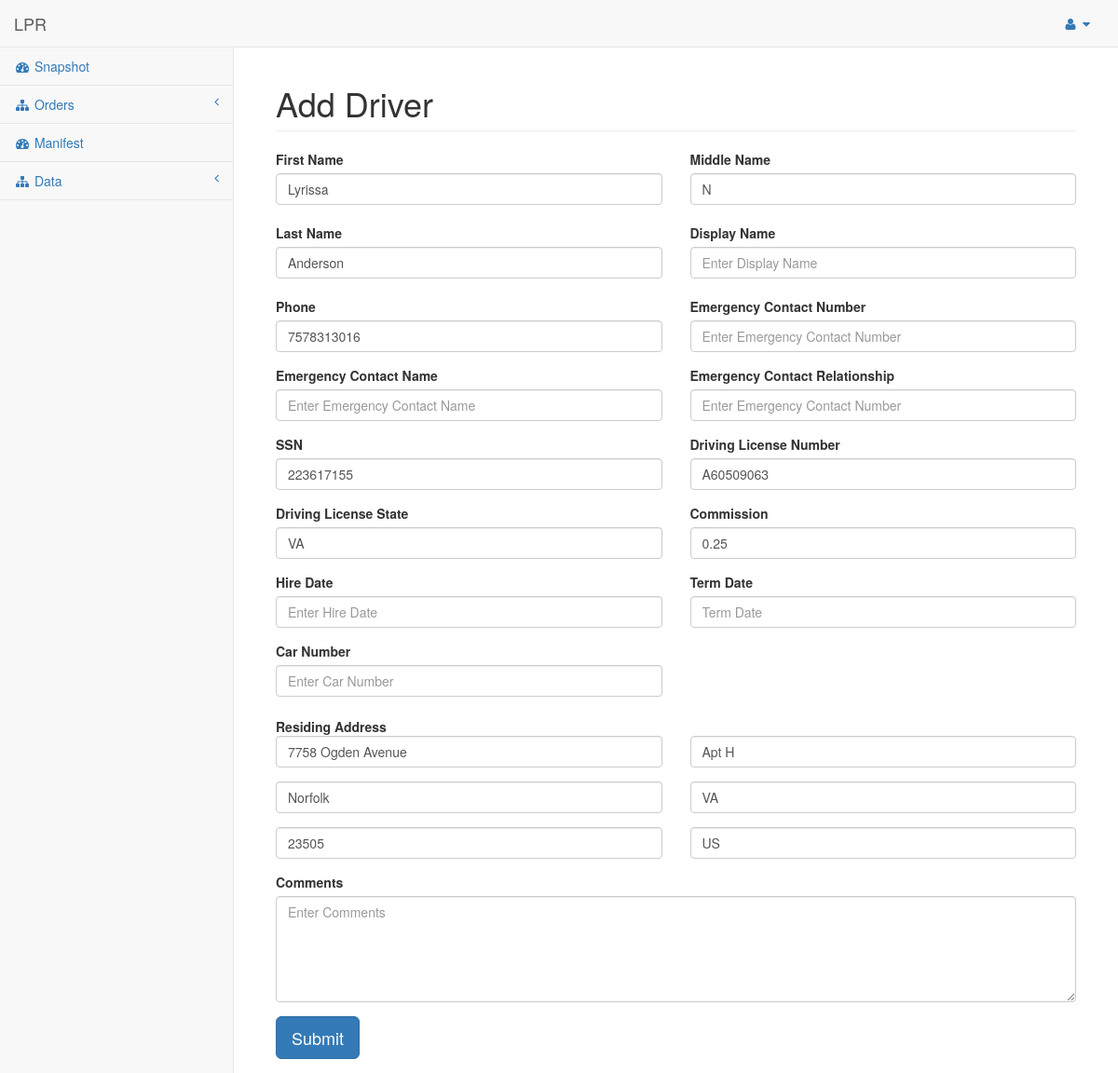
The app's page /pages/adddriver.php?driver_id=1 with its own data.
### tables this page shows
CREATE TABLE `lpr_driver` (
  `driver_id` int(11) NOT NULL,
  `driver_fname` varchar(20) NOT NULL,
  `driver_mname` varchar(20) DEFAULT NULL,
  `driver_lname` varchar(20) NOT NULL,
  `driver_street` varchar(200) DEFAULT NULL,
  `driver_address` varchar(200) DEFAULT NULL,
  `driver_city` varchar(50) DEFAULT NULL,
  `driver_zip` varchar(20) DEFAULT NULL,
  `driver_contact_no` varchar(20) DEFAULT NULL,
  `driver_ssn` varchar(20) DEFAULT NULL,
  `driver_dl_no` varchar(20) DEFAULT NULL,
  `driver_dl_state` varchar(20) DEFAULT NULL,
  `driver_emg_contact` varchar(20) DEFAULT NULL,
  `driver_commision` float DEFAULT NULL,
  `driver_dname` varchar(20) DEFAULT NULL,
  `driver_emg_cname` varchar(20) DEFAULT NULL,
  `driver_emgcontact_relationship` varchar(20) DEFAULT NULL,
  `driver_state` varchar(20) DEFAULT NULL,
  `driver_country` varchar(20) DEFAULT NULL,
  `driver_hiredate` varchar(20) DEFAULT NULL,
  `driver_termdate` varchar(20) DEFAULT NULL,
  `driver_carnumber` varchar(20) DEFAULT NULL,
  `comments` varchar(50) DEFAULT NULL
);

### pages/includes/functions.php (called while the page is built, shortened)
<?php
function select_driver($driver_id){
    global $connection;
    $query_client  = "SELECT * FROM lpr_driver WHERE driver_id = $driver_id" ;
    $result_client = mysqli_query($connection, $query_client);
    if($result = mysqli_fetch_assoc($result_client)) {
        return $result;
    } else {
        return null;
    }
}
?>

### pages/adddriver.php (the view, shortened to what this page needs)
<?php
include("./includes/db_connection.php");
include("./includes/functions.php");
?>
<?php
$update_driver=false;
$first_name="";
$middle_name ="";
$last_name = "";
$display_name ="";
$contact_number ="" ;
$e_contact_number ="";
$e_contact_name ="";
$e_contact_reltion ="";
$dssn = "";
$dl_number ="";
$dl_state ="";
$commision ="";
$street ="";
$address ="";
$city ="";
$state ="";
$zip_code ="";
$country = "";
$dl_hiredate="";
$dl_termdate="";
$dl_carnumber="";
$dl_comments="";
if(isset($_GET['driver_id'])) {
    $update_driver=true;
    $result_client = select_driver($_GET['driver_id']);
    $first_name=$result_client['driver_fname'];
    $middle_name =$result_client['driver_mname'];
    $last_name =$result_client['driver_lname'];
    $display_name =$result_client['driver_dname'];
    $contact_number =$result_client['driver_contact_no'];
    $e_contact_number =$result_client['driver_emg_contact'];
    $e_contact_name =$result_client['driver_emg_cname'];
    $e_contact_reltion =$result_client['driver_emgcontact_relationship'];
    $dssn = $result_client['driver_ssn'];
    $dl_number =$result_client['driver_dl_no'];
    $dl_state =$result_client['driver_dl_state'];
    $commision =$result_client['driver_commision'];
    $street =$result_client['driver_street'];
    $address =$result_client['driver_address'];
    $city =$result_client['driver_city'];
    $state =$result_client['driver_state'];
    $zip_code =$result_client['driver_zip'];
    $country = $result_client['driver_country'];
    $dl_hiredate= $result_client['driver_hiredate'];
    $dl_termdate= $result_client['driver_termdate'];
    $dl_carnumber= $result_client['driver_carnumber'];
    $dl_comments= $result_client['comments'];
}
?>
<?php
include("./includes/htmlheader.php");
include("./includes/nav.php");
?>
<div id="page-wrapper">
    <div class="container-fluid">
        <form method="post" enctype="multipart/form-data" id="newDriver" name="newDriver" class="form-horizontal" onsubmit="return validateForm()">
            <div class="row">
                <div class="col-md-12">
                    <h1 class="page-header">Add Driver</h1>
                    <div class="form-group row" >
                       <div class="col-md-6">
                          <label>First Name</label>
                          <input class="form-control" placeholder="First Name" name="firstname" value="<?php echo $first_name; ?>" required >
                       </div>
                        <div class="col-md-6">
                          <label>Middle Name</label>
                          <input class="form-control" placeholder="Middle Name" name="middlename" value="<?php echo $middle_name; ?>">
                        </div>
                    </div>
                    <div class="form-group row">
                        <div class="col-md-6">
                          <label>Last Name</label>
                          <input class="form-control" placeholder="Last Name" name="lastname" required value="<?php echo $last_name; ?>">
                        </div>
                        <div class="col-md-6">
                          <label>Display Name</label>
                          <input class="form-control" placeholder="Enter Display Name" name="displayname"  value="<?php echo $display_name; ?>">
                        </div>
                    </div>
                    <div class="form-group row">
                        <div class="col-md-6">
                         <label>Phone</label>
                         <input class="form-control" placeholder="Enter Phone" name="contactnumber" required value="<?php echo $contact_number; ?>">
                       </div>
                        <div class="col-md-6">
                         <label>Emergency Contact Number</label>
                         <input class="form-control" placeholder="Enter Emergency Contact Number" name="econtactnumber" value="<?php echo $e_contact_number; ?>">
                       </div>
                    </div>
                    <div class="form-group row">
                        <div class="col-md-6">
                            <label>Emergency Contact Name</label>
                            <input class="form-control" placeholder="Enter Emergency Contact Name" name="econtactname" required value="<?php echo $e_contact_name; ?>">
                        </div>
                        <div class="col-md-6">
                            <label>Emergency Contact Relationship</label>
                            <input class="form-control" placeholder="Enter Emergency Contact Number" name="econtactrelation" value="<?php echo $e_contact_reltion; ?>">
                        </div>
                    </div>
                    <div class="form-group row">
                        <div class="col-md-6">
                         <label>SSN</label>
                         <input class="form-control" placeholder="Enter SSN" name="dssn" required value="<?php echo $dssn; ?>">
                        </div>
                        <div class="col-md-6">
                         <label>Driving License Number</label>
                         <input class="form-control" placeholder="Enter DL Number" name="dlnumber" value="<?php echo $dl_number; ?>">
                        </div>
                    </div>
                    <div class="form-group row">
                        <div class="col-md-6">
                         <label>Driving License State</label>
                         <input class="form-control" placeholder="Enter DL State" name="dlstate" value="<?php echo $dl_state; ?>">
                       </div>
                        <div class="col-md-6">
                         <label>Commission</label>
                         <input class="form-control" placeholder="Enter commision" name="commision" type="number" step="any" required value="<?php echo $commision; ?>">
                       </div>
                    </div>
                    <div class="form-group row">
                        <div class="col-md-6">
                            <label>Hire Date</label>
                            <input class="form-control" placeholder="Enter Hire Date" name="hiredate" value="<?php echo $dl_hiredate; ?>">
                        </div>
                        <div class="col-md-6">
                            <label>Term Date</label>
                            <input class="form-control" placeholder="Term Date" name="termdate"  value="<?php echo $dl_termdate; ?>">
                        </div>
                    </div>
                    <div class="form-group row">
                        <div class="col-md-6">
                            <label>Car Number</label>
                            <input class="form-control" placeholder="Enter Car Number" name="carnumber" value="<?php echo $dl_carnumber; ?>">
                        </div>
                    </div>
                    <label class="control-label" for="inputSuccess">Residing Address</label>
                    <div class="form-group row">
                        <div class="col-md-6">
                         <input type="text" class="form-control" id="exampleInputEmail" placeholder="Enter Street" name="street" required value="<?php echo $street; ?>">
                        </div>
                       <div class="col-md-6">
                         <input type="text" class="form-control" id="exampleInputEmail3" placeholder="Addresss line 2" name="address" required value="<?php echo $address; ?>">
                       </div>
                    </div>
                    <div class="form-group row">
                        <div class="col-md-6">
                         <input type="text" class="form-control" id="exampleInputEmail3" placeholder="City" name="city" required value="<?php echo $city; ?>">
                       </div>
                        <div class="col-md-6">
                         <input type="text" class="form-control" id="exampleInputEmail3" placeholder="State / Province / Region" name="state" value="<?php echo $state; ?>">
                        </div>
                    </div>
                    <div class="form-group row">
                        <div class="col-md-6">
                         <input type="text" class="form-control" id="exampleInputEmail3" placeholder="Postal / Zip Code" name="zip" required value="<?php echo $zip_code; ?>">
                       </div>
                        <div class="col-md-6">
                          <input type="text" class="form-control" id="exampleInputEmail3" placeholder="Country" name="country" value="<?php echo $country; ?>">
                        </div>
                    </div>
                    <div class="form-group row">
                        <div class="col-md-12">
                            <label>Comments</label>
                            <textarea class="form-control"  placeholder="Enter Comments" rows="5" name="comments"><?php echo $dl_comments; ?></textarea>
                        </div>
                    </div>
                </div>
            </div>
            <?php
            if(!$update_driver) {
                ?>
                <div class="form-group">
                    <div class="col-md-6">
                        <button type="submit" class="btn btn-primary btn-lg" name="adddriver">Submit</button>
                    </div>
                </div>
                <?php
            }else{
             ?>
                <div class="form-group">
                    <div class="col-md-6">
                        <button type="submit" class="btn btn-primary btn-lg" name="updatedriver">Submit</button>
                    </div>
                </div>
         <?php
            }
            ?>
        </form>
    </div>
</div>
<?php
require_once("./includes/footer.php");
?>

### records on screen
lpr_driver: firstname "Lyrissa", middlename "N", lastname "Anderson", contactnumber "7578313016", dssn "223617155", dlnumber "A60509063", dlstate "VA", commision "0.25", street "7758 Ogden Avenue", address "Apt H", city "Norfolk", state "VA", zip "23505", country "US"
